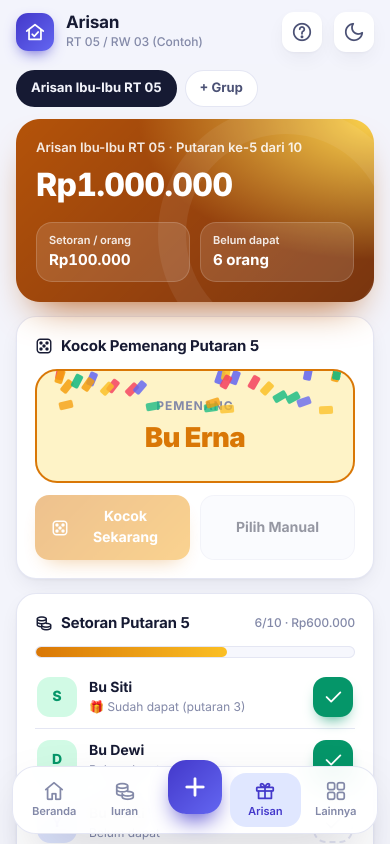
#> input picture video/assets/arisan-win.png, 780 x 1688 px (shown at 1/2 size)
$ python -i render.py   (imports and definitions only)
#> lines starting #> are read from the running program, lines starting #| are printed output that depends on the picture
"""Render video promosi KasWarga, gaya "Guntingan Kertas" (paper cut-out) 1080x1920 30 fps.

python3 render.py stills t1 t2 ...   -> build/still_<t>.png
python3 render.py full               -> build/video_noaudio.mp4 lalu KasWarga-Promo.mp4
"""
import math
import os
import random
import subprocess
import sys
from multiprocessing import Pool

import numpy as np
from PIL import Image, ImageDraw, ImageFilter, ImageFont, ImageOps

import timeline as TL

HERE = os.path.dirname(os.path.abspath(__file__))
B = os.path.join(HERE, 'build')
A = os.path.join(HERE, 'assets')
W, H, FPS = 1080, 1920, 30
FONT = '/usr/share/fonts/opentype/inter/Inter-%s.otf'
# [1 line that did not run here, left out]
# [1 line that did not run here, left out]

INK = (22, 26, 51)
CREAM = (255, 248, 234)
WHITE = (255, 255, 255)
YEL = (255, 214, 64)
RED = (232, 52, 72)
GREEN = (24, 170, 90)
INDIGO = (67, 56, 202)
BG = {1: (255, 112, 84), 2: (255, 196, 58), 3: (79, 70, 229), 4: (20, 170, 160), 5: (250, 98, 160), 6: (30, 160, 90), 7: (67, 56, 202)}


def font(w, s):
    return ImageFont.truetype(FONT % w, s)


def clamp(x, a=0., b=1.):
    return max(a, min(b, x))


# [4 lines left out: function spring, not called in this run]


def eout(t):
    t = clamp(t)
    return 1 - (1 - t) ** 3


def shade(c, f):
    return tuple(int(clamp(v * f, 0, 255)) for v in c)


# ---------- sprite kertas ----------
# [51 lines left out: functions rough_poly, bake, grain, paper, label, not called in this run]


def multi_label(lines, size=86, bg=WHITE, fg=INK, seed=0, gap=0):
    ims = [label(t, size, bg if not isinstance(t, tuple) else t[1], fg, seed=seed + i) for i, t in enumerate(lines)]
    return ims


# ---------- cache aset ----------
_C = {}


# [204 lines left out: functions C, bg_scene, tear_sheet, phone, house, notebook and 8 more, not called in this run]


class Fx:
    def __init__(self):
        self.punch = 0.
        self.shake = 0.


# [240 lines left out: functions hit, confetti, ring, scene_draw, _arrow, not called in this run]


def frame(i):
    t = i / FPS
    s = next(x for x in SC if x['start'] <= t < x['start'] + x['dur'] + 1e-6) if t < TOTAL else SC[-1]
    k = s['k']
    lt = t - s['start']
    c = bg_scene(k).copy()
    fx = Fx()
    scene_draw(k, lt, s, c, fx)
    # watermark
    put(c, C('wm', lambda: label('@klisacom', 34, INK, WHITE, 18, 8, 'Bold')), 160, 175, 1, -2, .9)
    # kamera
    if fx.punch > 0.001 or fx.shake > 0.5:
        z = 1 + fx.punch
        sx = math.sin(t * 83) * fx.shake
        sy = math.cos(t * 71) * fx.shake
        cw, ch = W / z, H / z
        x0 = clamp((W - cw) / 2 + sx, 0, W - cw)
        y0 = clamp((H - ch) / 2 + sy, 0, H - ch)
        c = c.resize((W, H), Image.BILINEAR, box=(x0, y0, x0 + cw, y0 + ch))
    # transisi: lembar kertas scene sebelumnya tersobek ke atas
    if k > 1 and lt < .42:
        p = eout(lt / .42)
        sh = tear_sheet(k - 1)
        y = -p * (sh.height + 40)
        c.paste(sh.convert('RGB'), (int(-(sh.width - W) / 2), int(y) - 30), sh.split()[3])
    return c


def render_raw(i):
    return frame(i).tobytes()


# [22 lines not run here, left out]

>>> import cv2
>>> picture = cv2.imread('assets/arisan-win.png', cv2.IMREAD_GRAYSCALE)
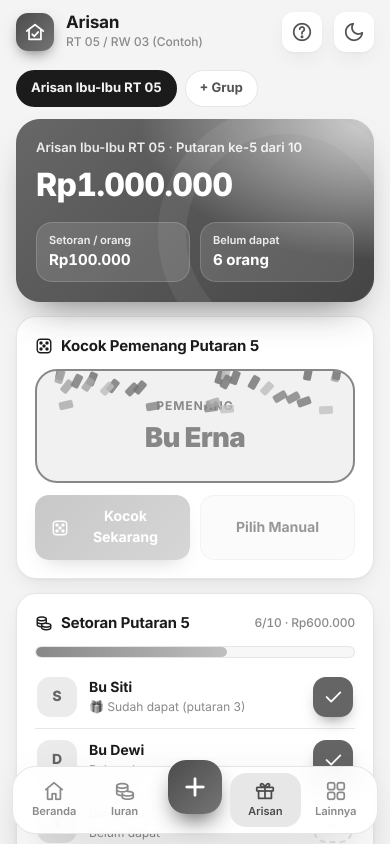
#> picture: shape (1688, 780) (shown at 1/2 size); min 25, max 255, mean 208.4
>>> result = frame(picture)
#> (the run stopped early here; a loop or call above may not have finished)

$ run again, on video/assets/wa-msg.png
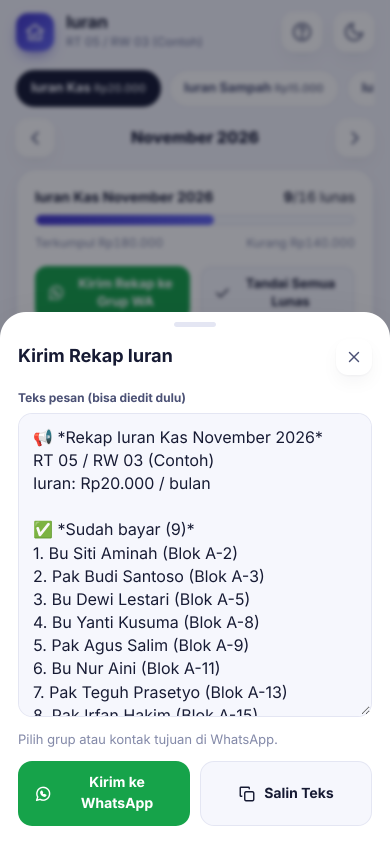
#> input picture video/assets/wa-msg.png, 780 x 1688 px (shown at 1/2 size)
#> `picture = cv2.imread('assets/arisan-win.png', cv2.IMREAD_GRAYSCALE)`:
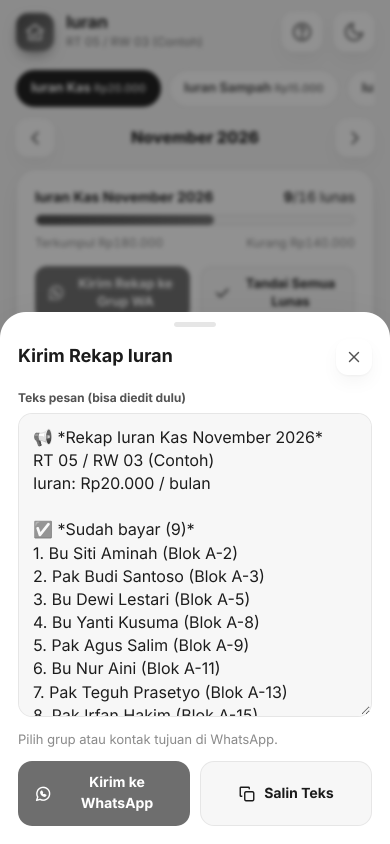
#> picture: shape (1688, 780) (shown at 1/2 size); min 20, max 255, mean 193.3
